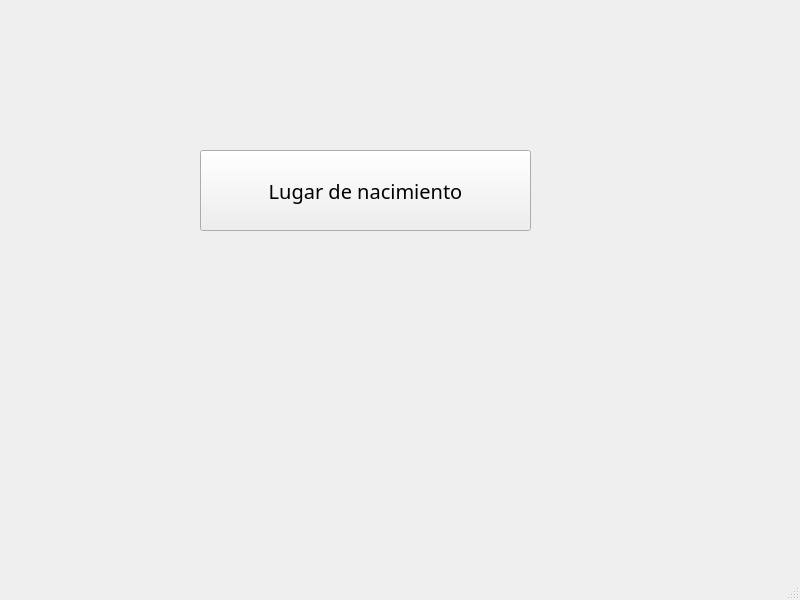
<?xml version="1.0" encoding="UTF-8"?>
<ui version="4.0">
 <class>MainWindow</class>
 <widget class="QMainWindow" name="MainWindow">
  <property name="geometry">
   <rect>
    <x>0</x>
    <y>0</y>
    <width>800</width>
    <height>600</height>
   </rect>
  </property>
  <property name="windowTitle">
   <string>MainWindow</string>
  </property>
  <widget class="QWidget" name="centralwidget">
   <widget class="QPushButton" name="pushButton">
    <property name="geometry">
     <rect>
      <x>200</x>
      <y>150</y>
      <width>331</width>
      <height>81</height>
     </rect>
    </property>
    <property name="font">
     <font>
      <family>Modern</family>
      <pointsize>15</pointsize>
     </font>
    </property>
    <property name="text">
     <string>Lugar de nacimiento</string>
    </property>
   </widget>
  </widget>
  <widget class="QMenuBar" name="menubar">
   <property name="geometry">
    <rect>
     <x>0</x>
     <y>0</y>
     <width>800</width>
     <height>26</height>
    </rect>
   </property>
  </widget>
  <widget class="QStatusBar" name="statusbar"/>
 </widget>
 <resources/>
 <connections/>
</ui>
